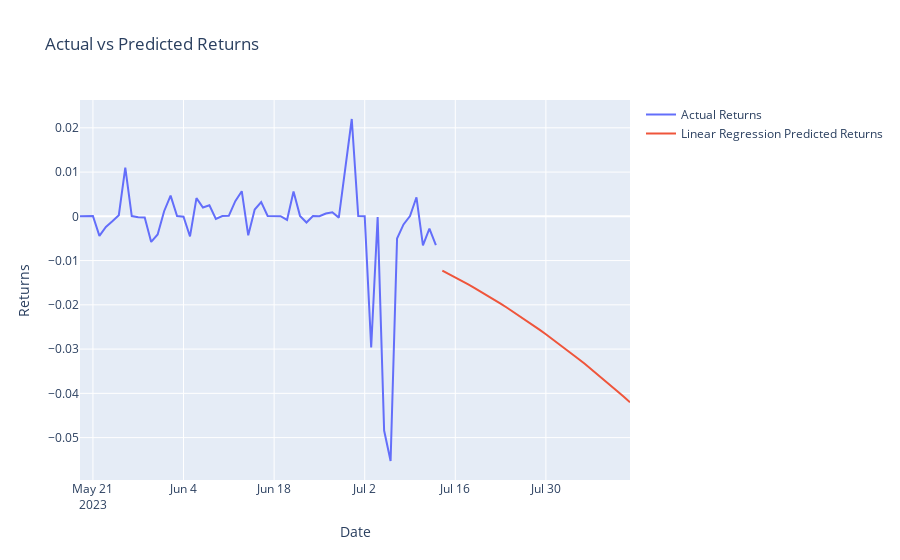

Source (notebook cell):
### Markdown cell above
This section is dedicated to building a predictive model for future portfolio values. We use the dates of the portfolio's values, convert them to ordinal numbers, and apply polynomial features to our linear regression model. This allows us to predict future returns and visualize potential future trends in the portfolio's performance.

### Code cell
# Convert dates to ordinal to be used in the model
portfolio_df['Date_ordinal'] = portfolio_df['Date'].map(datetime.toordinal)

# Prepare the data for the model
X = portfolio_df['Date_ordinal'].values.reshape(-1, 1)  # Features
y = portfolio_df['Value'].pct_change().fillna(0).values  # Target

# Find the best degree for polynomial features
best_degree = 1
best_score = float('-inf')
kf = KFold(n_splits=5, shuffle=True, random_state=42)
for degree in range(1, 5):
    poly_model = make_pipeline(PolynomialFeatures(degree), LinearRegression())
    scores = cross_val_score(poly_model, X, y, cv=kf, scoring='neg_mean_squared_error')
    score = scores.mean()
    if score > best_score:
        best_degree = degree
        best_score = score

# Use the best degree to create polynomial features
poly_features = PolynomialFeatures(degree=best_degree)
X_poly = poly_features.fit_transform(X)

# Fit the Linear Regression model
lr_model = LinearRegression()
lr_model.fit(X_poly, y)

# Predict future returns using the Linear Regression model
future_days = 30
last_ordinal = X[-1, 0]
future_X = np.arange(last_ordinal + 1, last_ordinal + 1 + future_days).reshape(-1, 1)
future_X_poly = poly_features.transform(future_X)
lr_predicted_returns = lr_model.predict(future_X_poly)

# Convert 'future_X' from ordinal back to actual dates for plotting
future_dates = [datetime.fromordinal(int(ordinal)) for ordinal in future_X.flatten()]

# Plot the results
fig = go.Figure()
fig.add_trace(go.Scatter(x=portfolio_df['Date'], y=y, mode='lines', name='Actual Returns'))
fig.add_trace(go.Scatter(x=future_dates, y=lr_predicted_returns, mode='lines', name='Linear Regression Predicted Returns'))

fig.update_layout(title='Actual vs Predicted Returns', xaxis_title='Date', yaxis_title='Returns', height=600)
fig.show()

### Figure 1 — Plotly figure (JSON) as saved in the notebook; plotly's stock layout.template omitted (floating-point values rounded to 4 significant figures)
{"data": [{"mode": "lines", "name": "Actual Returns", "type": "scatter", "x": ["2023-05-19T00:00:00", "2023-05-20T00:00:00", "2023-05-21T00:00:00", "2023-05-22T00:00:00", "2023-05-23T00:00:00", "2023-05-24T00:00:00", "2023-05-25T00:00:00", "2023-05-26T00:00:00", "2023-05-27T00:00:00", "2023-05-28T00:00:00", "2023-05-29T00:00:00", "2023-05-30T00:00:00", "2023-05-31T00:00:00", "2023-06-01T00:00:00", "2023-06-02T00:00:00", "2023-06-03T00:00:00", "2023-06-04T00:00:00", "2023-06-05T00:00:00", "2023-06-06T00:00:00", "2023-06-07T00:00:00", "2023-06-08T00:00:00", "2023-06-09T00:00:00", "2023-06-10T00:00:00", "2023-06-11T00:00:00", "2023-06-12T00:00:00", "2023-06-13T00:00:00", "2023-06-14T00:00:00", "2023-06-15T00:00:00", "2023-06-16T00:00:00", "2023-06-17T00:00:00", "2023-06-18T00:00:00", "2023-06-19T00:00:00", "2023-06-20T00:00:00", "2023-06-21T00:00:00", "2023-06-22T00:00:00", "2023-06-23T00:00:00", "2023-06-24T00:00:00", "2023-06-25T00:00:00", "2023-06-26T00:00:00", "2023-06-27T00:00:00", "2023-06-28T00:00:00", "2023-06-29T00:00:00", "2023-06-30T00:00:00", "2023-07-01T00:00:00", "2023-07-02T00:00:00", "2023-07-03T00:00:00", "2023-07-04T00:00:00", "2023-07-05T00:00:00", "2023-07-06T00:00:00", "2023-07-07T00:00:00", "2023-07-08T00:00:00", "2023-07-09T00:00:00", "2023-07-10T00:00:00", "2023-07-11T00:00:00", "2023-07-12T00:00:00", "2023-07-13T00:00:00"], "y": [0, 8.219e-05, 8.219e-05, -0.004417, -0.00238, -0.001132, 0.0002562, 0.01102, 5.702e-05, -0.0001835, -0.0002747, -0.005775, -0.004086, 0.001153, 0.004685, 6.02e-05, -8.321e-05, -0.004546, 0.004121, 0.001993, 0.002508, -0.0005712, 6.003e-05, 0.0001187, 0.003438, 0.005682, -0.004288, 0.001524, 0.003224, 7.058e-05, 7.964e-05, 3.8e-05, -0.0008185, 0.005616, 0.0001024, -0.0014, 7.358e-05, 4.341e-05, 0.0006238, 0.0009148, -0.0002901, 0.01045, 0.02199, 5.808e-05, 9.288e-06, -0.02961, -0.0001582, -0.0484, -0.05529, -0.00501, -0.001834, 5.698e-05, 0.004309, -0.006572, -0.002802, -0.00652]}, {"mode": "lines", "name": "Linear Regression Predicted Returns", "type": "scatter", "x": ["2023-07-14T00:00:00", "2023-07-15T00:00:00", "2023-07-16T00:00:00", "2023-07-17T00:00:00", "2023-07-18T00:00:00", "2023-07-19T00:00:00", "2023-07-20T00:00:00", "2023-07-21T00:00:00", "2023-07-22T00:00:00", "2023-07-23T00:00:00", "2023-07-24T00:00:00", "2023-07-25T00:00:00", "2023-07-26T00:00:00", "2023-07-27T00:00:00", "2023-07-28T00:00:00", "2023-07-29T00:00:00", "2023-07-30T00:00:00", "2023-07-31T00:00:00", "2023-08-01T00:00:00", "2023-08-02T00:00:00", "2023-08-03T00:00:00", "2023-08-04T00:00:00", "2023-08-05T00:00:00", "2023-08-06T00:00:00", "2023-08-07T00:00:00", "2023-08-08T00:00:00", "2023-08-09T00:00:00", "2023-08-10T00:00:00", "2023-08-11T00:00:00", "2023-08-12T00:00:00"], "y": [-0.01228, -0.01303, -0.0138, -0.01459, -0.01539, -0.01622, -0.01707, -0.01794, -0.01883, -0.01973, -0.02066, -0.02161, -0.02258, -0.02356, -0.02457, -0.02559, -0.02664, -0.02771, -0.02879, -0.0299, -0.03102, -0.03217, -0.03333, -0.03452, -0.03572, -0.03694, -0.03819, -0.03945, -0.04073, -0.04204]}], "layout": {"autosize": true, "title": {"text": "Actual vs Predicted Returns"}, "xaxis": {"autorange": true, "range": ["2023-05-19", "2023-08-12"], "title": {"text": "Date"}, "type": "date"}, "yaxis": {"autorange": true, "range": [-0.05958, 0.02629], "title": {"text": "Returns"}, "type": "linear"}}}
